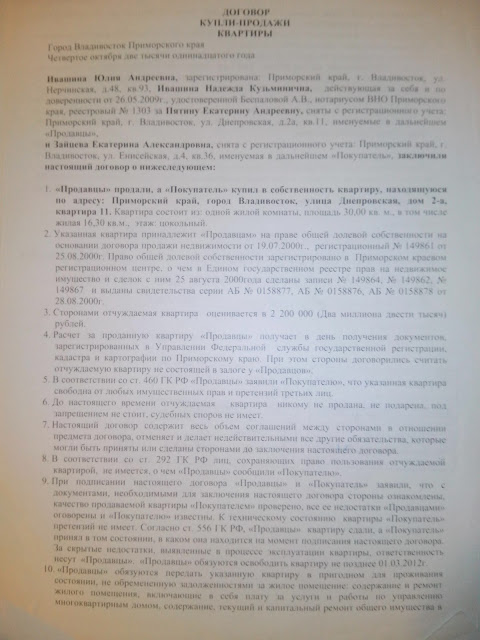
#> input picture text.jpg, 480 x 640 px
$ python ocr.py   (older library calls are emulated)
#> lines starting #> are read from the running program, lines starting #| are printed output that depends on the picture; after the words box and inside, x2 and y2 are one past the last pixel; in counts of white or black regions, pixels touching at a corner belong together
# Zan Smirnov C15437072 Image Processing Assignment 1
# This script takes in an image of text, for example a poor quality Russian apartment sale contract
# and tries to improve the quality of the image as to make the text more readable.

# The general method I use is dilating and blurring the image and getting the difference between
# the blurred image and the dilated image to make the text stand out and cancel out the
# background. Just using thresholding such as Clahe works well too but these two methods
# in combination provide the best result. Clahe fixes the lighting and the subtraction removes further lighting issues and noise.

# To crop the image we blur it, threshold it and get the topmost, bottommost, rightmost, and leftmost black
# text pixels to use as the cropping rectangle.

# First we convert the image to grayscale.
# I chose to convert the image to grayscale instead of using the L channel of the LAB color space
# because the results were the same but using grayscale is easier.

# Then we equalize the histogram to minimize the lighting issues.
# Clahe here is preferred over normal equalization because it it adaptive.
# This means that instead of equalizing the global histogram, clahe equalizes local areas
# that are the size of the kernel which in this case is 8,8.
# Adaptive thresholding works well in our test image because the lighting is not even and
# changes a lot from area to area of the image.

# After CLAHE I apply smoothing bilateral filter in order to get rid of some of the noisy black spots that isn't text.
# The bilateral filter basically dissolves the black noise in the background into the background.
# This denoised blurred image is then thresholded and used to acquire the topmost, bottommost, rightmost, and leftmost black pixels for cropping.

# After cropping the image, we then apply our dilation, blurring and difference between the original clahe'd image and the dilated image.
# When we dilate and blur we're left with a blurry image that has the background of the image without the text.
# The text dissolves into the background basically.
# Now we get the difference between the original clahe'd image and the blurred image of the background.
# This means that the difference between the text pixels will be great because in the original image
# the text is very black but in the blurred image it is blurred with the background and takes the color of the background
# which isn't as black.
# The difference between the background pixels however will not be as great because they both will be about the same value.
# This means that the text will stand out while the background will be subtracted.

# After we got the image of the difference between the background blurred image and the original image,
# we normalize the image to increase the contrast and make the text stand out even more.
# Then we display the image.

# I use the method for dilating, blurring and canceling out the background in the SO answer below.
# Masek, D. (2017). Increase image brightness without overflow. [online] stackoverflow.com. Available at: https://stackoverflow.com/questions/44047819/increase-image-brightness-without-overflow/44054699#44054699 [Accessed 18 Oct. 2018].

import cv2
import numpy as np
from matplotlib import pyplot as plt
import easygui

# Make the user open the image
print("Please open the target image")
f = easygui.fileopenbox()
#> the answer given: text.jpg
img = cv2.imread(f)
#> img is the input picture: shape (640, 480, 3); mean B, G, R 169.2, 171.5, 175.5

# Convert the image to gray
gray_img = cv2.cvtColor(img, cv2.COLOR_BGR2GRAY)
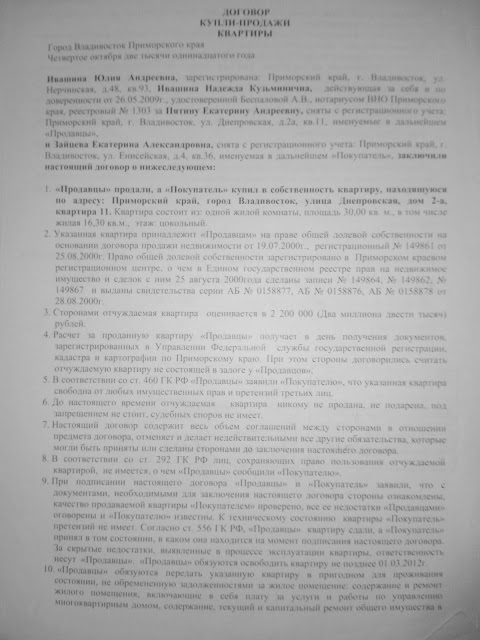
#> gray_img: shape (640, 480); min 61, max 221, mean 172.5

clahe = cv2.createCLAHE(clipLimit=2.0, tileGridSize=(8,8))
# Apply the clahe equalization
cl1 = clahe.apply(gray_img)
cl2 = cv2.bilateralFilter(cl1, 9, 75, 75)
# Now we threshold the image, again using adaptive thresholding in order to make all the text black
# and make all of the background white. While we did apply clahe, there are still small differences in lighting
# in the image. The kernel size is 3 because the letters are small.
thresholded_img = cv2.adaptiveThreshold(cl2, 255, cv2.ADAPTIVE_THRESH_GAUSSIAN_C, cv2.THRESH_BINARY, 3, 2)
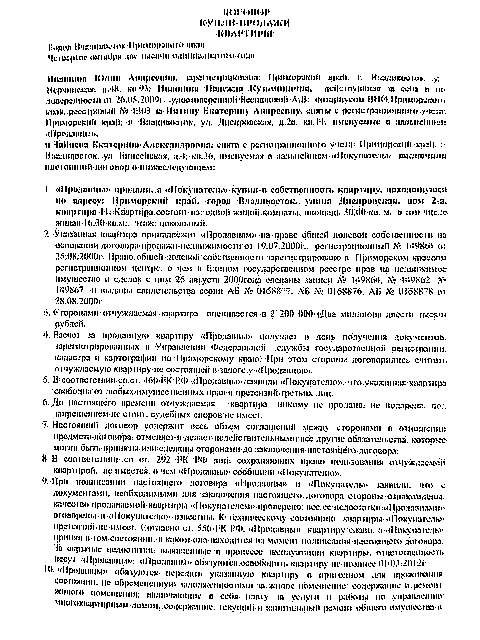
#> thresholded_img: shape (640, 480); 88.3% white; black in thin lines or dots, all inside (x1, y1, x2, y2) = (42, 9, 448, 613)


# Now we use the thresholded image to figure out how to crop the image.
# We do this by getting the location of the topmost, bottommost, rightmost, and leftmost black pixel.
# In this case the black pixels are the text.
top_pixel = float('inf')
bottom_pixel = 0
right_pixel = 0
left_pixel = float('inf')

# Here we simply go through every x and y coordinate
# seeing which ones are black(text) and setting the topmost, bottommost, rightmost, and leftmost pixel.
for y, r in enumerate(thresholded_img):
    for x, c in enumerate(r):
        if thresholded_img[y, x] == 0:
            if y < top_pixel:
                top_pixel = y
            if y > bottom_pixel:
                bottom_pixel = y
            if x > right_pixel:
                right_pixel = x
            if x < left_pixel:
                left_pixel = x
#> after the loop, bottom_pixel = 612; left_pixel = 42; right_pixel = 447; top_pixel = 9

# Now we use the topmost, bottommost, rightmost, and leftmost black pixel
# to crop the image so that this gets rid of unnecessary white background.
# We leave 5 pixels for the edge so it is easier to read.
cv2.rectangle(thresholded_img,(left_pixel, top_pixel),(right_pixel,bottom_pixel),(0,255,0),3)
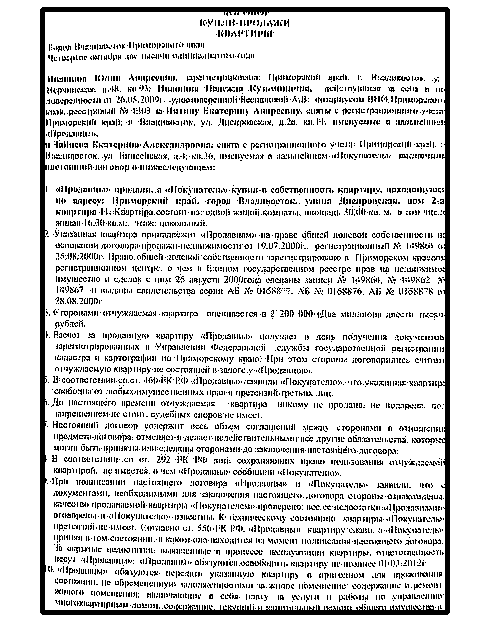
#> thresholded_img: shape (640, 480); 85.1% white; black in thin lines or dots, all inside (x1, y1, x2, y2) = (40, 7, 450, 615)

# Now we crop the original clahe'd image.
cl1 = cl1[top_pixel-5:top_pixel+(bottom_pixel-top_pixel)+5, left_pixel-5:left_pixel+(right_pixel-left_pixel)+5]
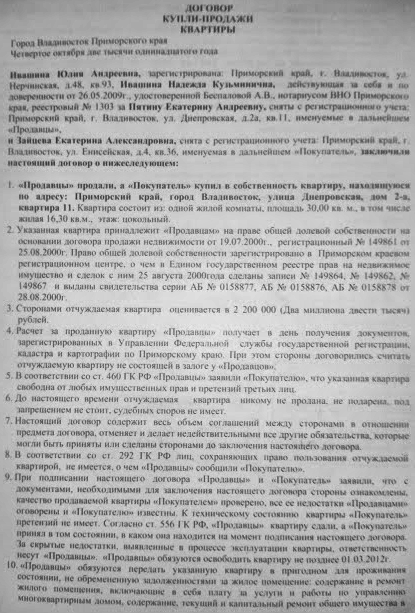
#> cl1: shape (613, 415); min 40, max 235, mean 173.8
# Dilate the image to blur everything and mostly get rid of the text
dilated_img = cv2.dilate(cl1, np.ones((7,7), np.uint8))
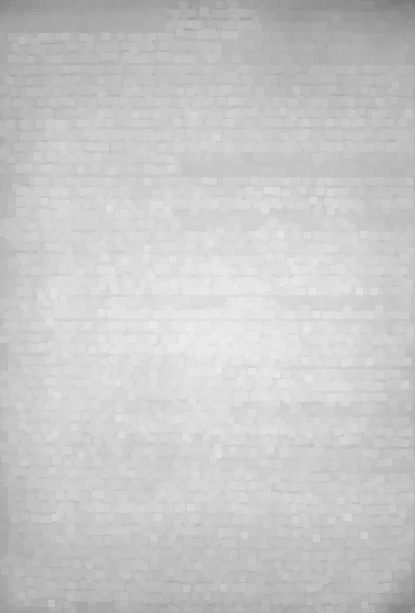
#> dilated_img: shape (613, 415); min 118, max 235, mean 200.3
# Median blur the image to further get rid of the text.
background_blurred_img = cv2.medianBlur(dilated_img, 21)
diff_img = 255 - cv2.absdiff(cl1, background_blurred_img)
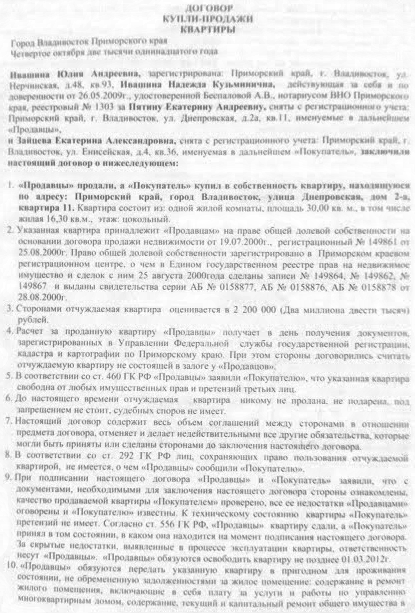
#> diff_img: shape (613, 415); min 97, max 255, mean 228.4
normalized_img = diff_img.copy()
cv2.normalize(diff_img, normalized_img, alpha=0, beta=255, norm_type=cv2.NORM_MINMAX, dtype=cv2.CV_8UC1)
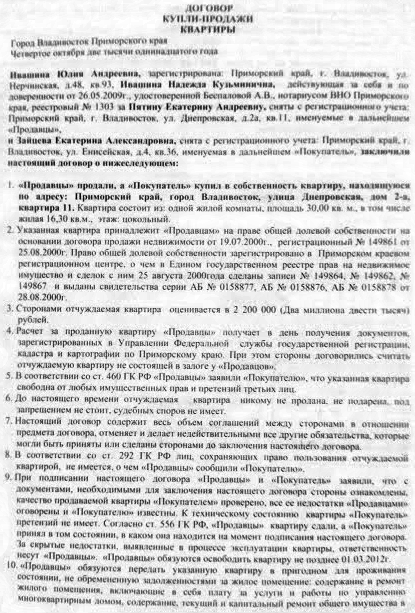
#> normalized_img: shape (613, 415); min 0, max 255, mean 212

# Finally show the image
cv2.imshow('Output', normalized_img)

# Enter a loop so the program doesn't exit instantly and the user can see the image.
while True:
	# If q is pressed then exit out of our program.
    if cv2.waitKey(33) == ord('q'):
#> (key q is pressed here)
        cv2.destroyAllWindows()
        exit()
#> (the program exits here)
